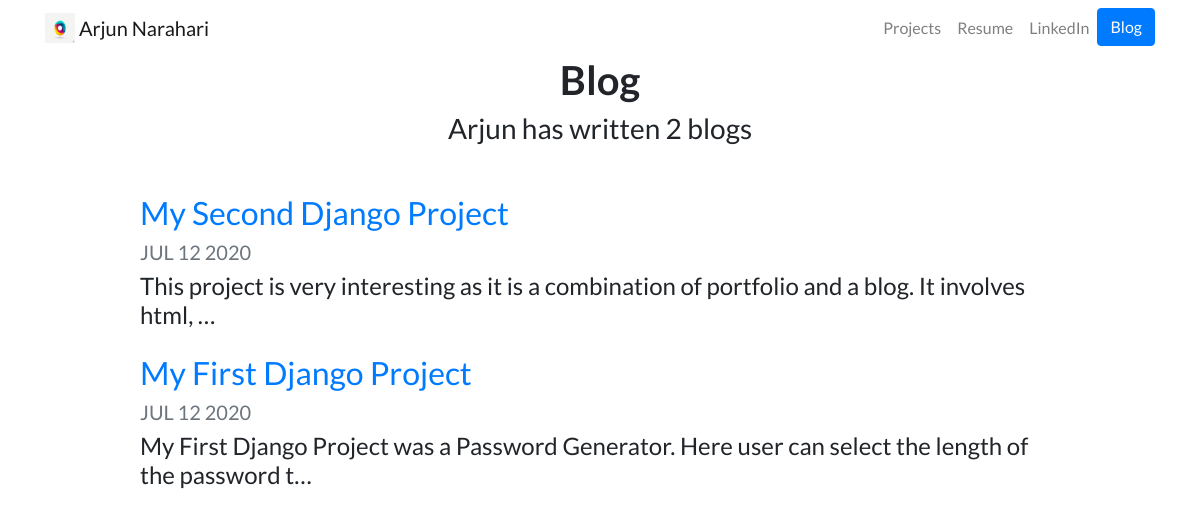
Page /blog/home/ on the committed database.
### blog/models.py (models this page shows, shortened)
class Blog(models.Model):
    title = models.CharField(max_length=100)
    description = models.TextField()
    date = models.DateTimeField(default=timezone.now)

### blog/views.py (the view)
# urls.py: path('home/',views.home,name='home'),
def home(request):
    blogs = Blog.objects.order_by('-date')
    context = {'blogs':blogs}
    return render(request, 'html/blog/home.html', context)

### templates/html/blog/home.html
{% extends 'html/base.html' %}
{% block content%}
<h1 id="blogtitle" class="font-weight-bold text-center">Blog</h1>
<h3 class="text-center mb-5">Arjun has written {{ blogs.count }} blog{{ blogs.count|pluralize }}</h3>
{% for b in blogs %}
<div class="row justify-content-center my-3">
    <div class="col-md-10">
        <a href="{% url 'blog:detail' b.id %}">
            <h2>{{ b.title }}</h2>
        </a>
        <h5 class="text-muted">{{ b.date|date:'M d Y'|upper }}</h5>
        <h4>{{ b.description|striptags|truncatechars:100 }}</h4>
    </div>
</div>
{% endfor %}
{% endblock %}

### static/portfolio/css/styles.css (style rules this page uses)
body { font-family: 'Lato', sans-serif; }

### rows in the picture
Blog: title "My Second Django Project", date "JUL 12 2020", description "This project is very interesting as it is a combination of portfolio and a blog. It involves html, …"
Blog: title "My First Django Project", date "JUL 12 2020", description "My First Django Project was a Password Generator. Here user can select the length of the password t…"

### other values in the picture
{{ blogs.count }} "2"
